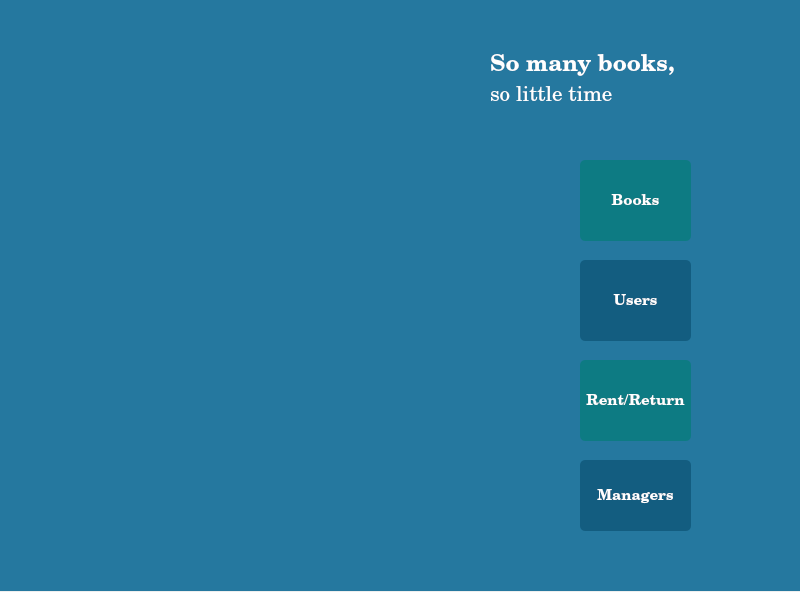
<?xml version="1.0" encoding="UTF-8"?>
<ui version="4.0">
 <class>Form</class>
 <widget class="QWidget" name="Form">
  <property name="geometry">
   <rect>
    <x>0</x>
    <y>0</y>
    <width>800</width>
    <height>592</height>
   </rect>
  </property>
  <property name="windowTitle">
   <string>Form</string>
  </property>
  <widget class="QWidget" name="widget" native="true">
   <property name="geometry">
    <rect>
     <x>0</x>
     <y>-10</y>
     <width>800</width>
     <height>601</height>
    </rect>
   </property>
   <property name="styleSheet">
    <string notr="true">background-color:rgba(37,120,159)</string>
   </property>
   <widget class="QPushButton" name="pushButton">
    <property name="geometry">
     <rect>
      <x>580</x>
      <y>170</y>
      <width>111</width>
      <height>81</height>
     </rect>
    </property>
    <property name="font">
     <font>
      <family>Century</family>
      <pointsize>11</pointsize>
      <weight>75</weight>
      <italic>false</italic>
      <bold>true</bold>
     </font>
    </property>
    <property name="styleSheet">
     <string notr="true">QPushButton#pushButton{background-color:rgb(13,123,131);
border-radius:5px;
color:rgba(255,255,255,255);
}
QPushButton#pushButton:pressed{
padding-left:5px;
padding-top:5px;
background-color:rgb(19,93,128);
}</string>
    </property>
    <property name="text">
     <string>Books</string>
    </property>
   </widget>
   <widget class="QPushButton" name="pushButton_3">
    <property name="geometry">
     <rect>
      <x>580</x>
      <y>370</y>
      <width>111</width>
      <height>81</height>
     </rect>
    </property>
    <property name="font">
     <font>
      <family>Century</family>
      <pointsize>11</pointsize>
      <weight>75</weight>
      <italic>false</italic>
      <bold>true</bold>
     </font>
    </property>
    <property name="styleSheet">
     <string notr="true">QPushButton#pushButton_3{background-color:rgb(13,123,131);
border-radius:5px;
color:rgba(255,255,255,255);
}
QPushButton#pushButton_3:pressed{
padding-left:5px;
padding-top:5px;
background-color:rgb(19,93,128);
}</string>
    </property>
    <property name="text">
     <string>Rent/Return</string>
    </property>
   </widget>
   <widget class="QPushButton" name="pushButton_2">
    <property name="geometry">
     <rect>
      <x>580</x>
      <y>270</y>
      <width>111</width>
      <height>81</height>
     </rect>
    </property>
    <property name="font">
     <font>
      <family>Century</family>
      <pointsize>11</pointsize>
      <weight>75</weight>
      <bold>true</bold>
     </font>
    </property>
    <property name="styleSheet">
     <string notr="true">QPushButton#pushButton_2{background-color:rgb(19,93,128);
border-radius:5px;
color:rgba(255,255,255,255);
}
QPushButton#pushButton_2:pressed{
padding-left:5px;
padding-top:5px;
background-color:rgbrgb(13,123,131);
}</string>
    </property>
    <property name="text">
     <string>Users</string>
    </property>
   </widget>
   <widget class="QPushButton" name="pushButton_4">
    <property name="geometry">
     <rect>
      <x>580</x>
      <y>470</y>
      <width>111</width>
      <height>71</height>
     </rect>
    </property>
    <property name="font">
     <font>
      <family>Century</family>
      <pointsize>11</pointsize>
      <weight>75</weight>
      <bold>true</bold>
     </font>
    </property>
    <property name="styleSheet">
     <string notr="true">QPushButton#pushButton_4{background-color:rgb(19,93,128);
border-radius:5px;
color:rgba(255,255,255,255);
}
QPushButton#pushButton_4:pressed{
padding-left:5px;
padding-top:5px;
background-color:rgbrgb(13,123,131);
}</string>
    </property>
    <property name="text">
     <string>Managers</string>
    </property>
   </widget>
   <widget class="QLabel" name="label">
    <property name="geometry">
     <rect>
      <x>10</x>
      <y>10</y>
      <width>461</width>
      <height>601</height>
     </rect>
    </property>
    <property name="styleSheet">
     <string notr="true">background-image: url(:/library3/lib7.jpg);</string>
    </property>
    <property name="text">
     <string/>
    </property>
   </widget>
   <widget class="QLabel" name="label_2">
    <property name="geometry">
     <rect>
      <x>490</x>
      <y>60</y>
      <width>191</width>
      <height>31</height>
     </rect>
    </property>
    <property name="font">
     <font>
      <family>Century</family>
      <pointsize>17</pointsize>
      <weight>75</weight>
      <italic>false</italic>
      <bold>true</bold>
      <underline>false</underline>
      <strikeout>false</strikeout>
      <kerning>true</kerning>
     </font>
    </property>
    <property name="styleSheet">
     <string notr="true">color:rgba(255,255,255,255)</string>
    </property>
    <property name="text">
     <string>So many books,</string>
    </property>
   </widget>
   <widget class="QLabel" name="label_3">
    <property name="geometry">
     <rect>
      <x>490</x>
      <y>90</y>
      <width>131</width>
      <height>31</height>
     </rect>
    </property>
    <property name="font">
     <font>
      <family>Century</family>
      <pointsize>16</pointsize>
      <weight>50</weight>
      <italic>false</italic>
      <bold>false</bold>
      <underline>false</underline>
     </font>
    </property>
    <property name="styleSheet">
     <string notr="true">color:rgba(255,255,255,255)</string>
    </property>
    <property name="text">
     <string>so little time</string>
    </property>
   </widget>
  </widget>
 </widget>
 <resources>
  <include location="menu.qrc"/>
 </resources>
 <connections/>
</ui>
